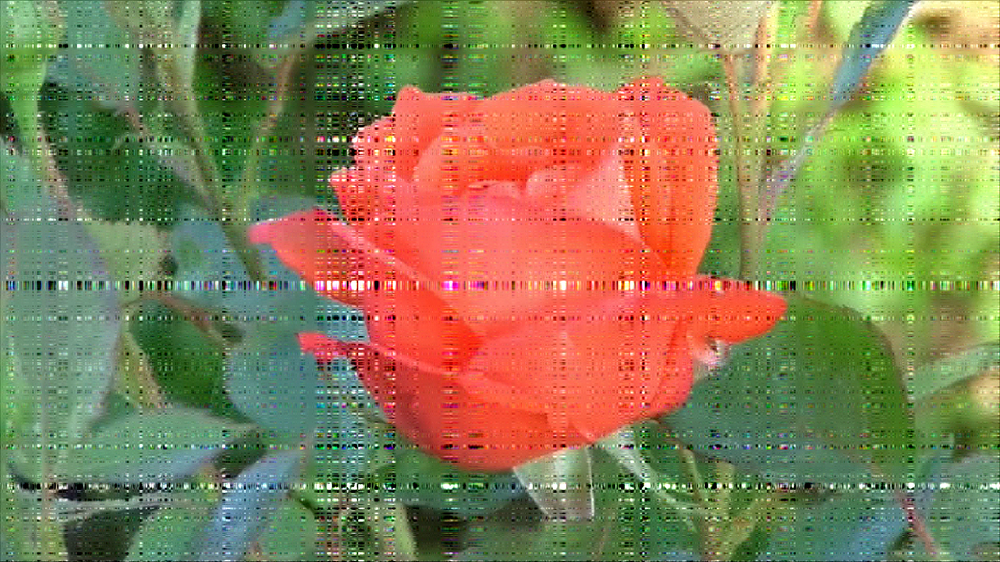
%> input picture Application of Tensor Computation/Q2/image_256.png, 1000 x 562 px, shrunk from 1920 x 1080 before the run, given in place of frame_1.png, which was not available
$ octave trial.m   (GNU Octave 9; MATLAB toolbox functions it lacks are replaced by stand-ins)
%> lines starting %> are read from the running program, lines starting %| are printed output that depends on the picture; pictures that were not available may be replaced by others from this repository, and a replacement may not be noted
### Application of Tensor Computation/Q2/TENSOR_TCUR.m


function [C, U, R] = TENSOR_TCUR(A, d1, d2)
    % Input: A - a tensor of size n1 x n2 x n3
    %        d1 - sample size for rows
    %        d2 - sample size for columns

    A_tilde = fft(A,[],3);
    s1=size(A,1);
    s2=size(A,2);
    s3=size(A,3);
    % Sample row index I and column index J
    I = sort(randsample(size(A,1), d1));
    J = sort(randsample(size(A,2), d2));

    C = zeros([size(A,1), d2, size(A,3)]);
    R = zeros([d1, size(A,2), size(A,3)]);
    U = zeros([d2,d1,size(A_tilde ,3)]);

    for k= 1:size(A_tilde ,3)
        C(:,:,k) = A_tilde(:,J,k);
        R(:,:,k) = A_tilde(I,:,k);
        U(:,:,k) = MAT_PSEUDOINV(A_tilde(I,J,k));
    end

    C = ifft(C,[],3);
    R = ifft(R,[],3);
    U = ifft(U,[],3);
end

### Application of Tensor Computation/Q2/TPRODp.m
function C =TPRODp (p,A, B)
    % Check if the Tensors are compatible for multiplication
    szA = size(A);
    szB = size(B);

    if szA(2)~=szB(1) || ~isequal(szA(3:end),szB(3:end))
        error('Tensor dimensions are not compatible for multiplication.');
    end

    % Compute the product
    t=1;

    for i=3:p
        t=t*szA(i);

    end


    for i =3:p
        A=fft(A,[],i);
        B=fft(B,[],i);
    end
    C=zeros([szA(1),szB(2),szB(3:p)]);

    for i=1:t
        C(:,:,i)=A(:,:,i)*B(:,:,i);
    end

    for i=p:-1:3
        C=ifft(C,[],i);
    end

end

### Application of Tensor Computation/Q2/trial.m
num_row_col=[256];
% Read the image
image = imread('videoframes/frame_1.png');%We know our image is of size 256*256*3
%> image is the input picture: size 562x1000x3 uint8; mean R, G, B 138.2, 128.1, 86.4

% Convert the image to double precision
image = im2double(image);
%> image: size 562x1000x3 double
% [5 lines of commented-out code are left out]
[m, n, ~] = size(image);  % RGB image has three channels
%> m = 562; n = 1000

% Reshape the image into a matrix where each column represents a pixel
X = reshape(image, [], 3);  % Reshape to m*n-by-3 matrix
%X=image;
error_list_cur=zeros(1,length(num_row_col));

for j=1:length(num_row_col)
    % Perform SVD on the reshaped matrix
    [C, U, R] = TENSOR_TCUR(image,num_row_col(j),num_row_col(j));
    % [7 lines of commented-out code are left out]
    result=TPRODp(3,TPRODp(3,C,U),R);
    %error_list_cur(j)=frob_norm(image-result)/frob_norm(image);
    % Display the image
    %imshow(result);

    % Generate the filename for this iteration
    filename = sprintf('image_%d.png', num_row_col(j));  % Example filename pattern

    % Save the image to a file
    imwrite(result, filename);  % Save as PNG format
end
%> this loop made 1 pass
%> pass 1, `[C, U, R] = TENSOR_TCUR(image,num_row_col(j),num_row_col(j));`:
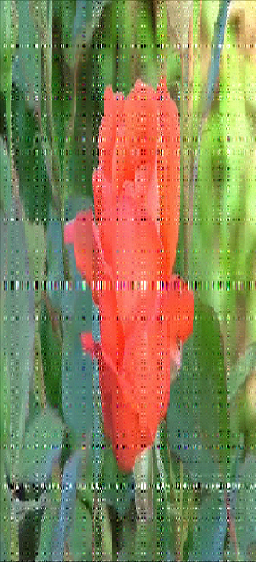
%> C: size 562x256x3 double; mean R, G, B 0.531, 0.51, 0.343; drawn with min black and max white
%> pass 1, `[C, U, R] = TENSOR_TCUR(image,num_row_col(j),num_row_col(j));`:
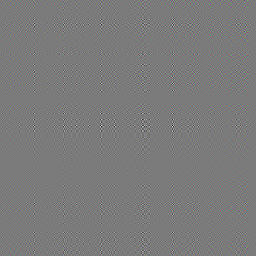
%> U: size 256x256x3 double; mean R, G, B 0, 0, 0; drawn with min black and max white
%> pass 1, `[C, U, R] = TENSOR_TCUR(image,num_row_col(j),num_row_col(j));`:
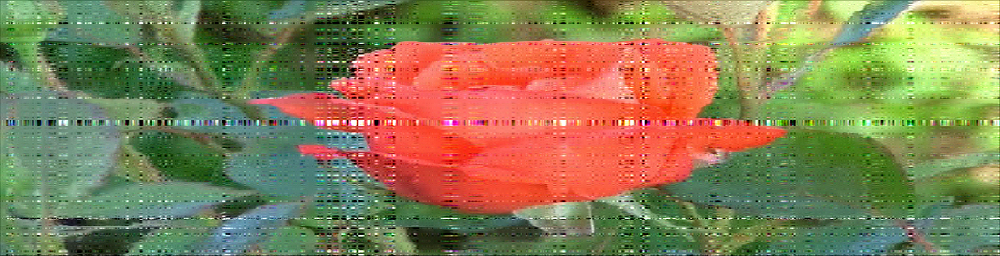
%> R: size 256x1000x3 double; mean R, G, B 0.537, 0.501, 0.338; drawn with min black and max white
%> pass 1, `result=TPRODp(3,TPRODp(3,C,U),R);`:
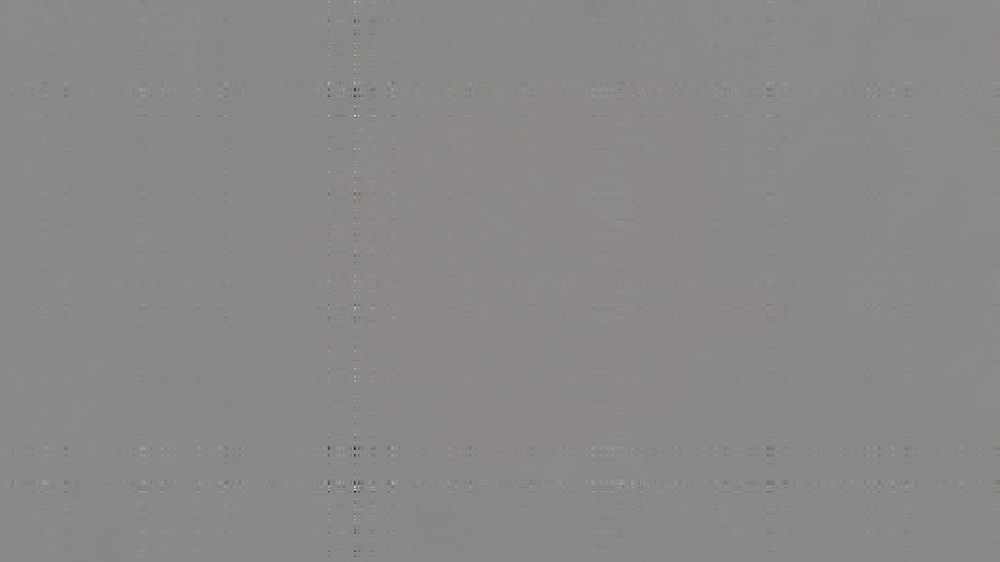
%> result: size 562x1000x3 double; mean R, G, B 0.5, 0.5, 0.3; drawn with min black and max white

% [10 lines of commented-out code are left out]
grid on;
